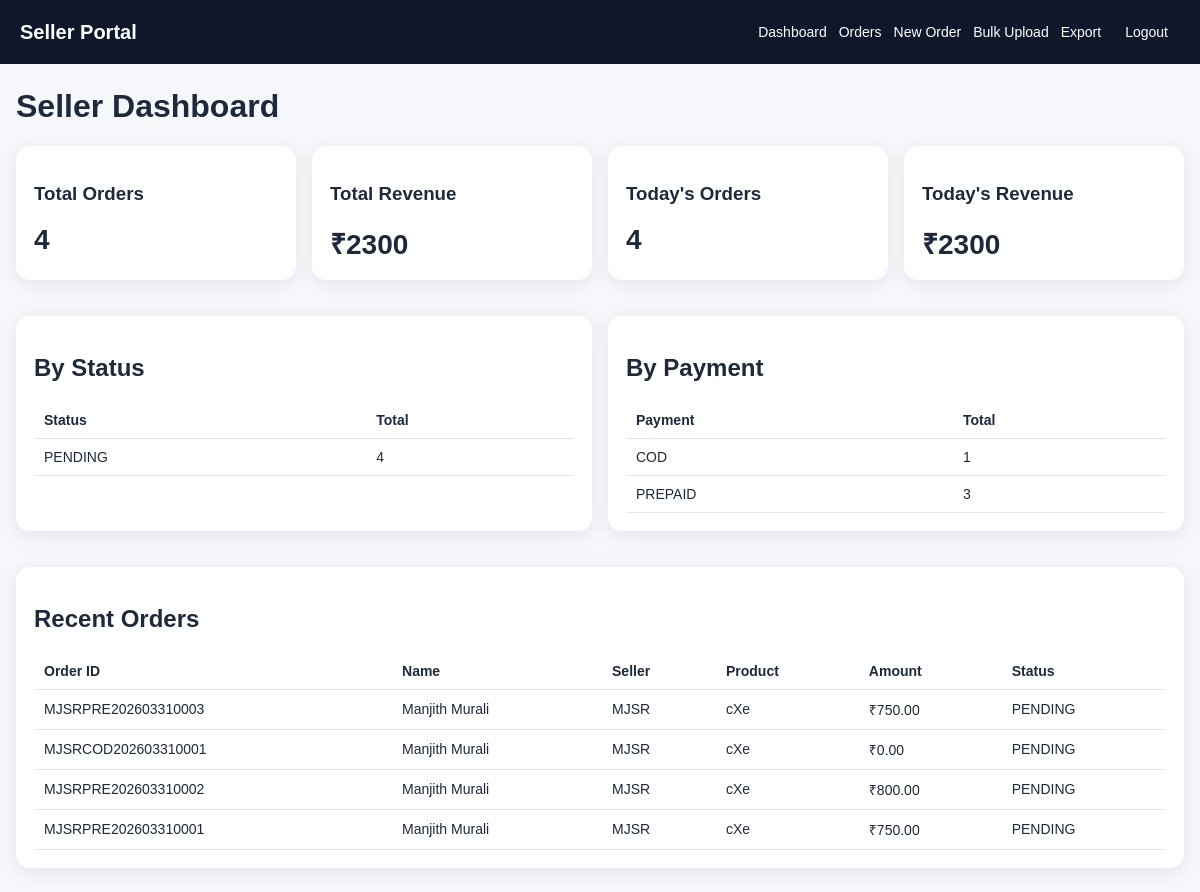
The page / (signed in) on the database its author committed.
### orders/models.py (models this page shows, shortened)
class Order(models.Model):
    PAYMENT_CHOICES = [
        ('COD', 'COD'),
        ('PREPAID', 'Prepaid'),
    ]
    STATUS_CHOICES = [
        ('PENDING', 'Pending'),
        ('SHIPPED', 'Shipped'),
        ('DELIVERED', 'Delivered'),
        ('RTO', 'RTO'),
        ('CANCELLED', 'Cancelled'),
    ]
    seller = models.ForeignKey(SellerProfile, on_delete=models.CASCADE, related_name='orders')
    order_id = models.CharField(max_length=40, unique=True, blank=True)
    customer_name = models.CharField(max_length=150)
    full_address = models.TextField()
    city = models.CharField(max_length=100, blank=True)
    state = models.CharField(max_length=100, blank=True)
    pincode = models.CharField(max_length=10, blank=True)
    phone = models.CharField(max_length=20)
    product = models.CharField(max_length=120)
    amount = models.DecimalField(max_digits=10, decimal_places=2, default=0)
    tag = models.CharField(max_length=120, blank=True)
    payment_type = models.CharField(max_length=10, choices=PAYMENT_CHOICES, default='COD')
    status = models.CharField(max_length=20, choices=STATUS_CHOICES, default='PENDING')
    order_date = models.DateField(default=timezone.localdate)
    created_at = models.DateTimeField(auto_now_add=True)
    updated_at = models.DateTimeField(auto_now=True)
    class Meta:
        ordering = ['-order_date', '-created_at']

class SellerProfile(models.Model):
    user = models.OneToOneField(settings.AUTH_USER_MODEL, on_delete=models.CASCADE)
    seller_code = models.CharField(max_length=20, unique=True)
    display_name = models.CharField(max_length=120)
    is_active = models.BooleanField(default=True)
    created_at = models.DateTimeField(auto_now_add=True)

### orders/views.py (the view)
# urls.py: path('', views.dashboard, name='dashboard'),
@login_required
def dashboard(request):
    seller = get_seller_for_user(request.user)
    orders = Order.objects.all() if request.user.is_staff else Order.objects.filter(seller=seller)
    today = timezone.localdate()
    today_orders = orders.filter(order_date=today)
    totals = orders.aggregate(total_orders=Count('id'), total_amount=Sum('amount'))
    today_totals = today_orders.aggregate(today_orders=Count('id'), today_amount=Sum('amount'))
    by_status = orders.values('status').annotate(total=Count('id')).order_by('status')
    by_payment = orders.values('payment_type').annotate(total=Count('id')).order_by('payment_type')
    seller_totals = None
    if request.user.is_staff:
        seller_totals = orders.values('seller__display_name', 'seller__seller_code').annotate(
            total_orders=Count('id'), total_amount=Sum('amount')
        ).order_by('-total_orders')
    context = {
        'seller': seller,
        'totals': totals,
        'today_totals': today_totals,
        'by_status': by_status,
        'by_payment': by_payment,
        'seller_totals': seller_totals,
        'recent_orders': orders[:10],
    }
    return render(request, 'orders/dashboard.html', context)

### orders/views.py (called while the page is built)
def get_seller_for_user(user):
    if user.is_staff:
        return None
    return SellerProfile.objects.filter(user=user, is_active=True).first()

### orders/templates/orders/dashboard.html (shortened to what this page needs)
{% extends 'orders/base.html' %}
{% block content %}
<h1>{% if user.is_staff %}Admin Dashboard{% else %}Seller Dashboard{% endif %}</h1>
<div class="grid four">
  <div class="card stat"><h3>Total Orders</h3><p>{{ totals.total_orders|default:0 }}</p></div>
  <div class="card stat"><h3>Total Revenue</h3><p>₹{{ totals.total_amount|default:0 }}</p></div>
  <div class="card stat"><h3>Today's Orders</h3><p>{{ today_totals.today_orders|default:0 }}</p></div>
  <div class="card stat"><h3>Today's Revenue</h3><p>₹{{ today_totals.today_amount|default:0 }}</p></div>
</div>
<div class="grid two">
  <div class="card">
    <h2>By Status</h2>
    <table>
      <tr><th>Status</th><th>Total</th></tr>
      {% for row in by_status %}
      <tr><td>{{ row.status }}</td><td>{{ row.total }}</td></tr>
      {% empty %}
      <tr><td colspan="2">No data</td></tr>
      {% endfor %}
    </table>
  </div>
  <div class="card">
    <h2>By Payment</h2>
    <table>
      <tr><th>Payment</th><th>Total</th></tr>
      {% for row in by_payment %}
      <tr><td>{{ row.payment_type }}</td><td>{{ row.total }}</td></tr>
      {% empty %}
      <tr><td colspan="2">No data</td></tr>
      {% endfor %}
    </table>
  </div>
</div>
<div class="card">
  <h2>Recent Orders</h2>
  <table>
    <tr><th>Order ID</th><th>Name</th><th>Seller</th><th>Product</th><th>Amount</th><th>Status</th></tr>
    {% for order in recent_orders %}
    <tr>
      <td>{{ order.order_id }}</td>
      <td>{{ order.customer_name }}</td>
      <td>{{ order.seller.seller_code }}</td>
      <td>{{ order.product }}</td>
      <td>₹{{ order.amount }}</td>
      <td>{{ order.status }}</td>
    </tr>
    {% empty %}
    <tr><td colspan="6">No orders yet</td></tr>
    {% endfor %}
  </table>
</div>
{% endblock %}

### static/css/styles.css (style rules this page uses)
body { margin: 0; font-family: Arial, sans-serif; background: #f5f7fb; color: #1e293b; }
.card { background: white; border-radius: 14px; padding: 18px; box-shadow: 0 4px 18px rgba(15, 23, 42, 0.08); margin-bottom: 18px; }
.grid { display: grid; gap: 16px; margin-bottom: 18px; }
.grid.two { grid-template-columns: repeat(auto-fit, minmax(280px, 1fr)); }
.grid.four { grid-template-columns: repeat(auto-fit, minmax(180px, 1fr)); }
.stat p { font-size: 28px; font-weight: 700; margin: 8px 0 0; }
table { width: 100%; border-collapse: collapse; }
th, td { padding: 10px; border-bottom: 1px solid #e2e8f0; text-align: left; font-size: 14px; }

### rows shown on the page
Order: status "PENDING", total "4", order_id "MJSRPRE202603310001", customer_name "Manjith Murali", seller.seller_code "MJSR", product "cXe", amount "750.00"
Order: order_id "MJSRPRE202603310003", customer_name "Manjith Murali", seller.seller_code "MJSR", product "cXe", amount "750.00", status "PENDING"
Order: order_id "MJSRCOD202603310001", customer_name "Manjith Murali", seller.seller_code "MJSR", product "cXe", amount "0.00", status "PENDING"
Order: order_id "MJSRPRE202603310002", customer_name "Manjith Murali", seller.seller_code "MJSR", product "cXe", amount "800.00", status "PENDING"

### other values the page prints
{{ totals.total_orders|default:0 }} "4"
{{ totals.total_amount|default:0 }} "2300"
{{ today_totals.today_orders|default:0 }} "4"
{{ today_totals.today_amount|default:0 }} "2300"
{{ row.payment_type }} "COD" "PREPAID"
{{ row.total }} "1" "3"
